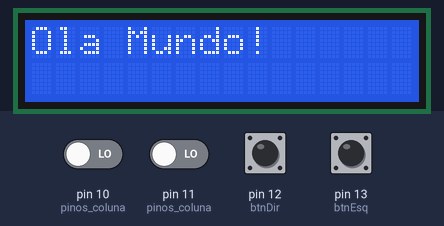
A sketch run on a simulated Arduino Uno, built with avr-gcc and run on an emulated ATmega328P. Parts: 16×2 character LCD. Wiring (inferred from the names in the program): 4×2 keypad with keys 1 2 3 4 5 6 7 8 (labels assumed): rows pin 3, pin 4, pin 5, pin 6; columns pin 8, pin 9. The inputs (shaded band) are chosen by the test bench; at power-on: pin 10 (pinos_coluna), pin 11 (pinos_coluna), pin 12 (btnDir), pin 13 (btnEsq) LOW. What the sketch prints to the serial monitor is not drawn.

Above: at 0.1 s.
4.3 s: pin 12 (btnDir) pulled HIGH for 0.15 s
At 5.5 s:
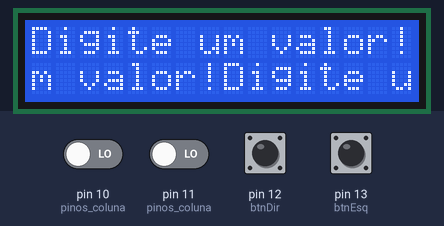
5.9 s: pin 10 (pinos_coluna) driven HIGH
At 8.5 s:
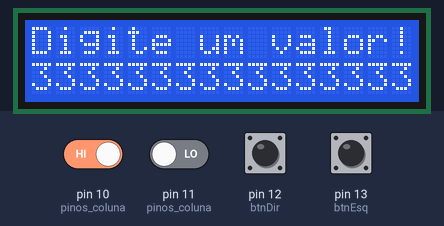
8.6 s: pin 10 (pinos_coluna) driven LOW
10.1 s: pin 12 (btnDir) pulled HIGH for 1 s
At 11.3 s:
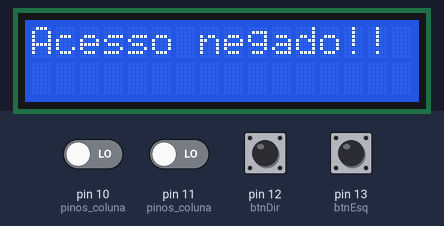
12.6 s: pin 11 (pinos_coluna) driven HIGH
At 13.6 s:
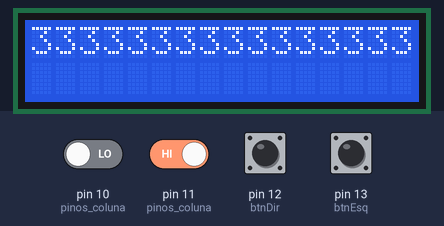
14.2 s: pin 11 (pinos_coluna) driven LOW and pin 12 (btnDir) driven HIGH
At 15.8 s:
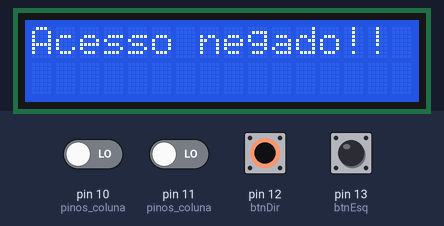
Timing chart, 0 to 17.3 s (numbered marks = the images above; inputs shaded):
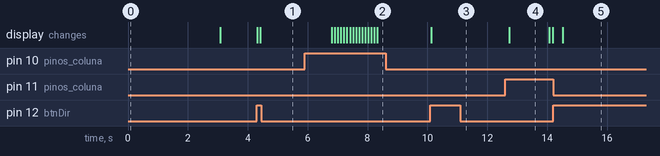

Measured:
- after the input at 4.3 s, the display: first changes at once (image 1 shows a later state)
- after the input at 5.9 s, the display: first changes after 0.91 s (image 2 shows a later state)
- after the input at 8.6 s, every drawn part: stays the same
- after the input at 10.1 s, the display: changes at once (image 3)
- after the input at 12.6 s, the display: changes after 0.13 s (image 4)
- after the input at 14.2 s, the display: changes after 0.32 s (image 5)
- what the display in image 4 shows lasts 1.4 s, from 12.7 s to 14.1 s

The sketch:

projeto.ino
```cpp
#include <LiquidCrystal_I2C.h>

#include <Wire.h>
//para usar o lcd i2c
// Endereço I2C do display LCD
#define LCD_ADDRESS 0x20

// Número de colunas e linhas do LCD
#define LCD_COLUMNS 16
#define LCD_ROWS 2
LiquidCrystal_I2C lcd(LCD_ADDRESS, LCD_COLUMNS, LCD_ROWS);

#define NUMERO_DE_LINHAS 4
#define NUMERO_DE_COLUNAS 4

#define PINOS_LINHA {3, 4, 5, 6}
#define PINOS_COLUNA {8, 9, 10, 11}

int pinos_linha[NUMERO_DE_LINHAS] = PINOS_LINHA;
int pinos_coluna[NUMERO_DE_COLUNAS] = PINOS_COLUNA;

String valoresnum[4][4] = {{"1", "2", "3", "A"}, {"4", "5", "6", "B"}, {"7", "8", "9", "0"}, {"0", "0", "0", "0"}};
String mensagem = "";

#define btnEsq 13
#define btnDir 12
//int btnEsq = 13, btnDir = 12;

void setup() {
    // Inicializa o display LCD
  lcd.init();
  // Ativa o backlight do LCD
  lcd.backlight();
  // Define a posição do cursor na coluna 0, linha 0
  lcd.setCursor(0, 0);
  // Imprime um número no LCD
  lcd.print("Ola Mundo!");
  delay(3000);
  lcd.clear();
  // Configura pinos de saída para as linhas
  for (int i = 0; i < NUMERO_DE_LINHAS; i++) {
    pinMode(pinos_linha[i], OUTPUT);
  }

  // Configura pinos de entrada para as colunas
  for (int i = 0; i < NUMERO_DE_COLUNAS; i++) {
    pinMode(pinos_coluna[i], INPUT);
  }

  pinMode(btnEsq, INPUT);
  pinMode(btnDir, INPUT);


  Serial.begin(9600);
  Serial.println("Aguardando acionamento das teclas...");
  Serial.println();


  //digitalWrite(btnEsq, LOW);
  //digitalWrite(btnDir, LOW);

}

void loop() {
  if(digitalRead(btnEsq) == HIGH){
    btnSalvar(mensagem);
  }

  if(digitalRead(btnDir) == HIGH){
    btnValidar(mensagem);
  }


  for (int linha = 0; linha < NUMERO_DE_LINHAS; linha++) {
    // Alterna para a próxima linha
    for (int i = 0; i < NUMERO_DE_LINHAS; i++) {
      digitalWrite(pinos_linha[i], i == linha ? HIGH : LOW);
    }

    // Verifica as colunas para a linha atual
    for (int coluna = 0; coluna < NUMERO_DE_COLUNAS; coluna++) {
      if (digitalRead(pinos_coluna[coluna]) == HIGH) {
        imprime_linha_coluna(linha + 1, coluna + 1);

        while (digitalRead(pinos_coluna[coluna]) == HIGH) {
          	delay(100);
          	//lcd.clear();
          	if(linha+1 == 1 && coluna+1 == 4){
        		mensagem = mensagem.substring(0, mensagem.length() - 1);
              	lcd.clear();
              	lcd.print(mensagem);
            }else if(linha+1 == 2 && coluna + 1 == 4){
            	lcd.clear();
              	mensagem = "";
            }else{
              lcd.print(valoresnum[linha][coluna]);
              mensagem += valoresnum[linha][coluna];
            }
          	//lcd.print(mensagem);

        } // Aguarda até que a tecla seja liberada
      }
    }
  }
  delay(10);

}
String senha = "";
void btnSalvar(String msg){
  //lcd.print("pqq");
  if(msg != "")
	senha = msg;
}
void btnValidar(String msg){
  //lcd.print("pqq222");
  if(msg != ""){
  	if(senha == msg){
  		lcd.clear();
    	lcd.print("Acesso autorizado!!");
  	}else{
  		lcd.clear();
    	lcd.print("Acesso negado!!");
  	}
  }else
    lcd.print("Digite um valor!");

}

void imprime_linha_coluna(int linha, int coluna) {
  Serial.print("Tecla pressionada: Linha ");
  Serial.print(linha);
  Serial.print(", Coluna ");
  Serial.println(coluna);
}
```
